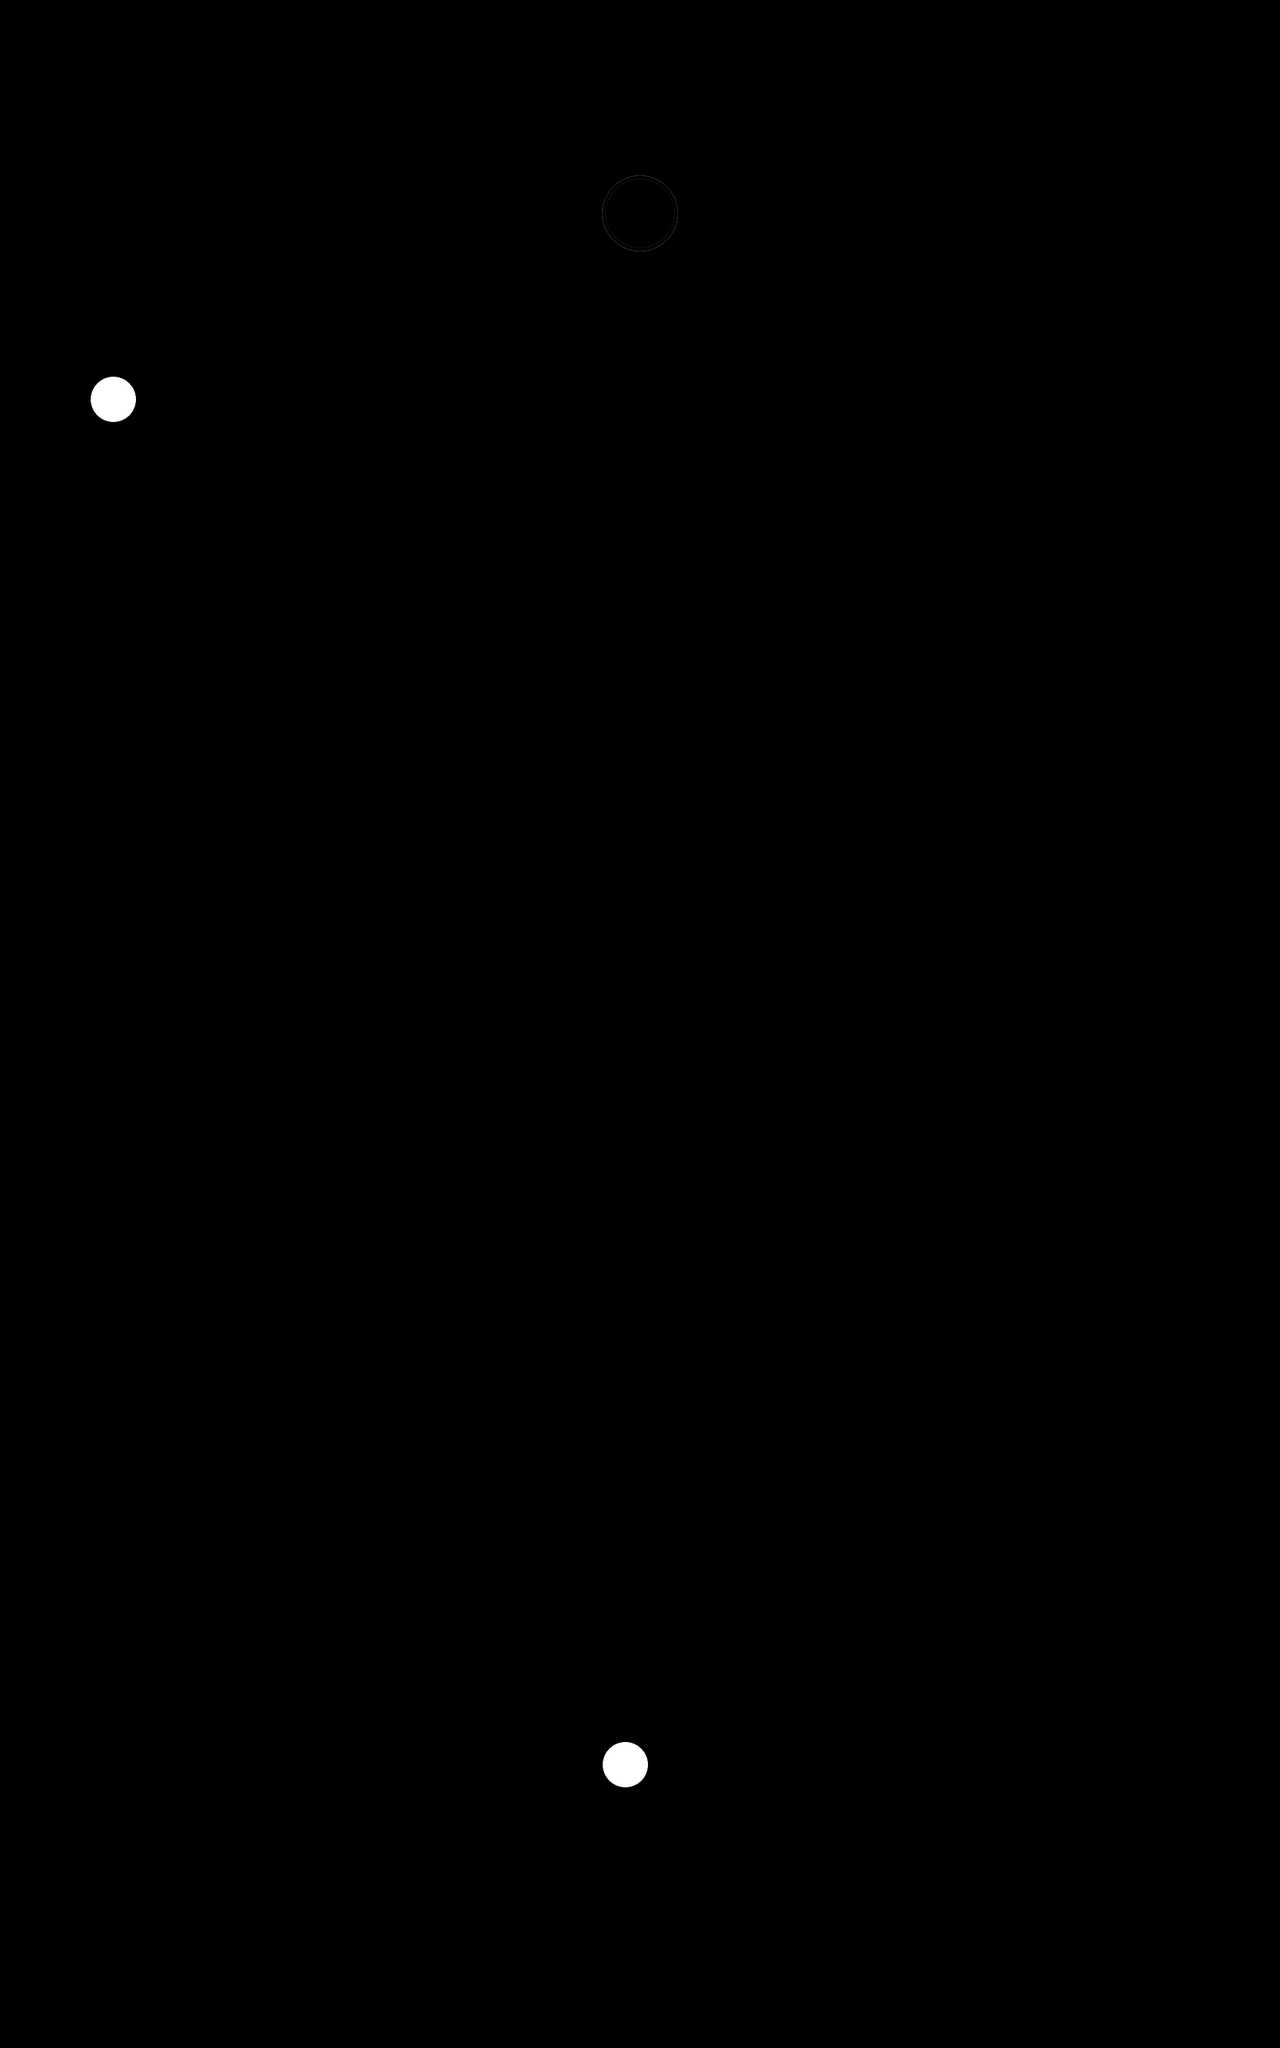

The image is a tile-based game level rendered from a .tmx file. Its description and source (layers, tilesets, objects; grid data summarised) follow:
An orthogonal 15x24 tile map with 128x128 px tiles, 2 tile layers (tilelayer, settingslayer) and 19 objects.

<map version="1.0" tiledversion="1.0.2" orientation="orthogonal" renderorder="right-down" width="15" height="24" tilewidth="128" tileheight="128" nextobjectid="70">
 <tileset firstgid="1" source="untitled.tsx" />
 <layer name="tilelayer" width="15" height="24">
  <data>[360 cells, 15 non-empty, 5 distinct tile ids]</data>
 </layer>
 <layer name="settingslayer" width="15" height="24">
  <properties>
   <property name="ambientlight" type="float" value="0.95" />
   <property name="scale" type="float" value="2" />
  </properties>
  <data>[360 cells, 0 non-empty, 0 distinct tile ids]</data>
 </layer>
 <objectgroup name="mirrors">
  <object id="52" gid="2" x="128" y="1664" width="128" height="128" />
  <object id="53" gid="2" x="128" y="1152" width="128" height="128" />
  <object id="54" gid="2" x="512" y="1664" width="128" height="128" />
  <object id="55" gid="2" x="1280" y="1664" width="128" height="128" />
  <object id="56" gid="2" x="1664" y="1664" width="128" height="128" />
  <object id="57" gid="2" x="1664" y="2176" width="128" height="128" />
 </objectgroup>
 <objectgroup name="pelletends">
  <object id="48" gid="4" x="896" y="384" width="128" height="128" />
 </objectgroup>
 <objectgroup name="pelletstarts">
  <object id="47" gid="3" x="896" y="1664" width="128" height="128">
   <properties>
    <property name="firedirections" value="udlr" />
    <property name="initialdelay" type="float" value="3" />
    <property name="pelletpause" type="float" value="1" />
   </properties>
  </object>
 </objectgroup>
 <objectgroup name="trackpoints" />
 <objectgroup name="blocks">
  <object id="58" gid="1" x="1280" y="2176" width="128" height="128" />
  <object id="59" gid="1" x="896" y="2176" width="128" height="128">
   <properties>
    <property name="id" type="int" value="-3" />
    <property name="startingaction" value="enable" />
    <property name="toggleid" type="int" value="-4" />
   </properties>
  </object>
  <object id="60" gid="1" x="1664" y="2688" width="128" height="128">
   <properties>
    <property name="id" type="int" value="-1" />
    <property name="startingaction" value="enable" />
    <property name="toggleid" type="int" value="-2" />
   </properties>
  </object>
  <object id="61" gid="1" x="896" y="1024" width="128" height="128">
   <properties>
    <property name="id" type="int" value="-5" />
    <property name="startingaction" value="enable" />
    <property name="toggleid" type="int" value="-6" />
   </properties>
  </object>
  <object id="62" gid="1" x="512" y="1152" width="128" height="128" />
  <object id="65" gid="1" x="1664" y="896" width="128" height="128" />
 </objectgroup>
 <objectgroup name="toggles">
  <object id="50" gid="5" x="896" y="2688" width="83" height="83">
   <properties>
    <property name="id" type="int" value="-6" />
    <property name="isbutton" type="bool" value="true" />
    <property name="linkedid" type="int" value="-5" />
   </properties>
  </object>
  <object id="51" gid="5" x="128" y="640" width="83" height="83">
   <properties>
    <property name="id" type="int" value="-2" />
    <property name="isbutton" type="bool" value="true" />
    <property name="linkedid" type="int" value="-1" />
   </properties>
  </object>
  <object id="66" gid="5" x="1664" y="640" width="83" height="83">
   <properties>
    <property name="id" type="int" value="-4" />
    <property name="isbutton" type="bool" value="true" />
    <property name="linkedid" type="int" value="-3" />
   </properties>
  </object>
 </objectgroup>
 <objectgroup name="wallportals">
  <object id="67" gid="7" x="1664" y="128" width="128" height="128">
   <properties>
    <property name="id" type="int" value="-11" />
    <property name="linkedid" type="int" value="-10" />
    <property name="side" value="t" />
   </properties>
  </object>
  <object id="68" gid="7" x="1664" y="3072" width="128" height="128">
   <properties>
    <property name="id" type="int" value="-10" />
    <property name="linkedid" type="int" value="-11" />
    <property name="side" value="b" />
   </properties>
  </object>
 </objectgroup>
</map>
